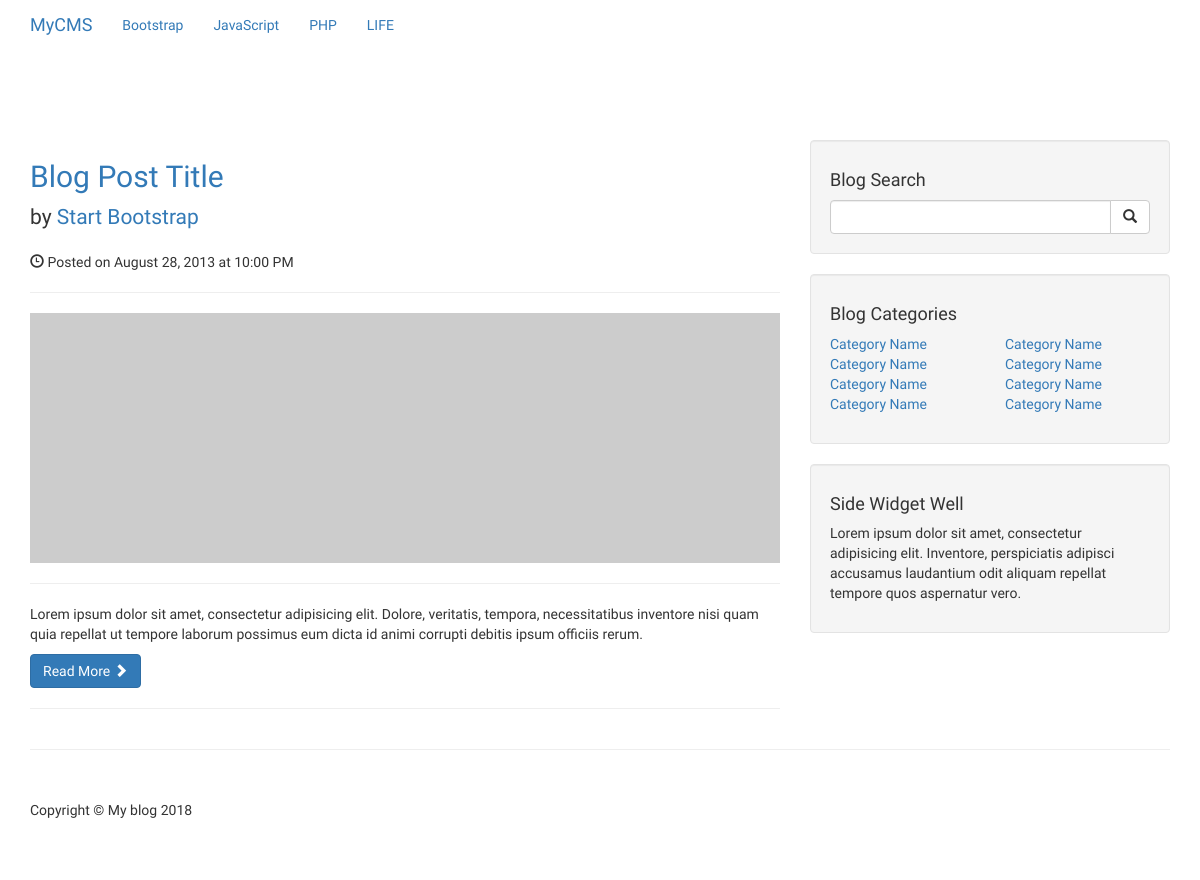
Before: / with the older database file.
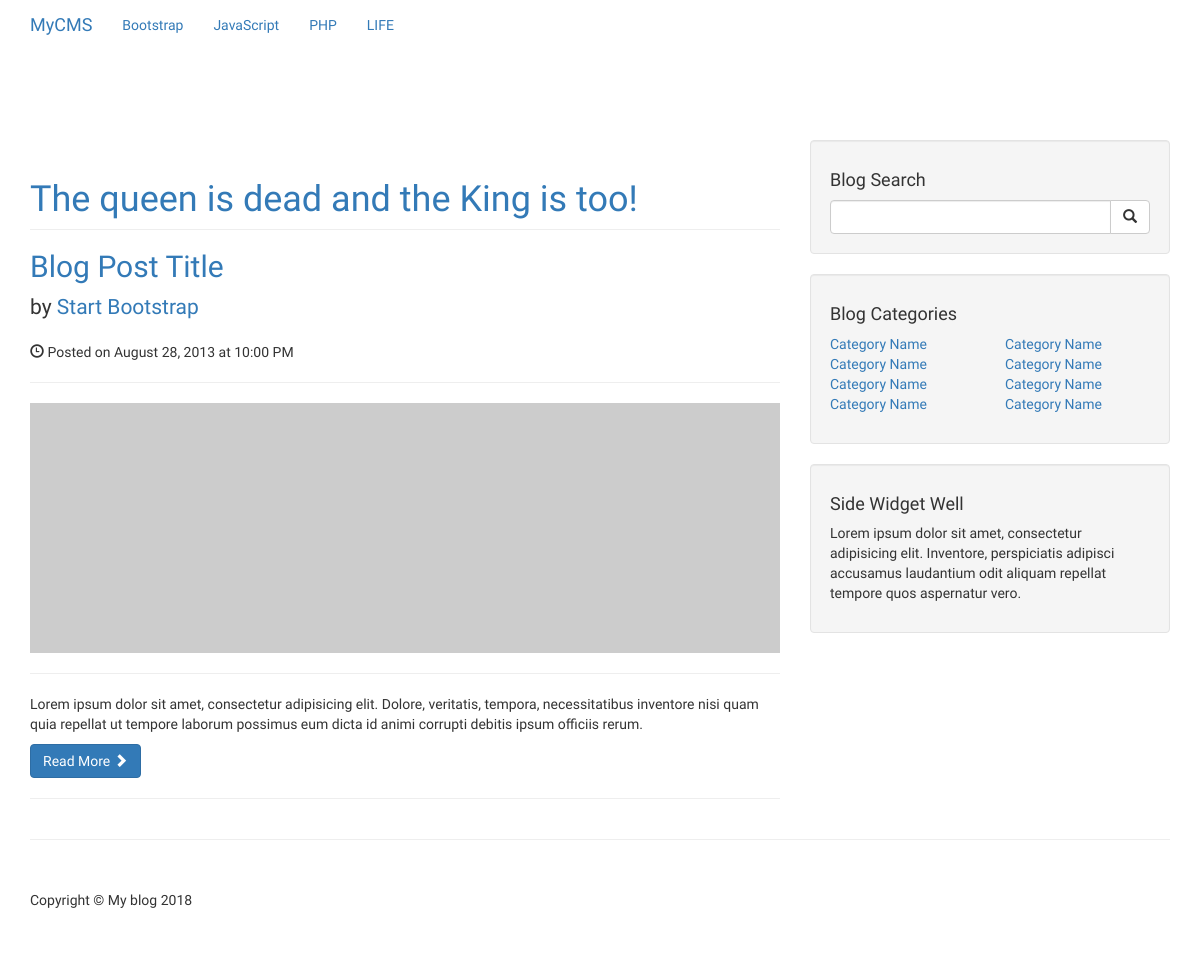
After: the same page with the newer database file.
### tables this page shows
CREATE TABLE `categories` (
  `cat_id` int(3) NOT NULL,
  `cat_title` varchar(255) NOT NULL
);

CREATE TABLE `posts` (
  `post_id` int(3) NOT NULL,
  `post_category_id` int(3) NOT NULL,
  `post_title` varchar(255) NOT NULL,
  `post_author` varchar(255) NOT NULL,
  `post_date` date NOT NULL,
  `post_image` text NOT NULL,
  `post_content` text NOT NULL,
  `post_tags` varchar(255) NOT NULL,
  `post_comment_count` int(12) NOT NULL,
  `post_status` varchar(255) NOT NULL DEFAULT 'draft'
);

### index.php (the view, shortened to what this page needs)
<?php include 'inc/header.php'; ?>
<body>
    <?php include 'inc/nav.php'; ?>
    <div class="container">
        <div class="row">
            <div class="col-md-8">
                <?php include 'inc/db.php';
                $posts = $dbConn->query('SELECT * FROM posts');
                foreach ($posts as $post) {
                    $post_title = $post[ 'post_title' ];
                    echo "<h1 class='page-header'><a href='#'> {$post_title} </a></h1>";
                }
                ?>
                <h2>
                    <a href="#">Blog Post Title</a>
                </h2>
                <p class="lead">
                    by <a href="index.php">Start Bootstrap</a>
                </p>
                <p><span class="glyphicon glyphicon-time"></span> Posted on August 28, 2013 at 10:00 PM</p>
                <hr>
                <img class="img-responsive" src="http://placehold.it/900x300" alt="">
                <hr>
                <p>Lorem ipsum dolor sit amet, consectetur adipisicing elit. Dolore, veritatis, tempora, necessitatibus inventore nisi quam quia repellat ut tempore laborum possimus eum dicta id animi corrupti debitis ipsum officiis rerum.</p>
                <a class="btn btn-primary" href="#">Read More <span class="glyphicon glyphicon-chevron-right"></span></a>
                <hr>
            </div>
            <?php include 'inc/sidebar.php';
            include 'inc/footer.php';
            ?>

### inc/header.php (shortened to what this page needs)
<!DOCTYPE html>
<html lang="en">
<head>
    <link href="css/bootstrap.min.css" rel="stylesheet">
    <link href="css/blog-home.css" rel="stylesheet">
</head>

### inc/nav.php (shortened to what this page needs)
<nav class="navbar navbar-light navbar-fixed-top" role="navigation">
        <div class="container">
            <div class="navbar-header">
                <a class="navbar-brand" href="#">MyCMS</a>
            </div>
            <div class="collapse navbar-collapse" id="bs-example-navbar-collapse-1">
                <ul class="nav navbar-nav bg-light">
                    <?php
                    include 'db.php';
                    $result = $dbConn->query('SELECT * FROM categories');
                    $categories = $result->fetchAll(PDO::FETCH_ASSOC);
                    foreach ($categories as $category) {
                        $cat_title = $category[ 'cat_title' ];
                        echo "<li class='text-light'><a href='#'> {$cat_title} </a></li>";
                    }
                    ?>
                </ul>
            </div>
        </div>
    </nav>

### inc/sidebar.php
<div class="col-md-4">
    <div class="well">
        <h4>Blog Search</h4>
        <div class="input-group">
            <input type="text" class="form-control">
                        <span class="input-group-btn">
                            <button class="btn btn-default" type="button">
                                <span class="glyphicon glyphicon-search"></span>
                            </button>
                        </span>
        </div>
    </div>
    <div class="well">
        <h4>Blog Categories</h4>
        <div class="row">
            <div class="col-lg-6">
                <ul class="list-unstyled">
                    <li><a href="#">Category Name</a>
                    </li>
                    <li><a href="#">Category Name</a>
                    </li>
                    <li><a href="#">Category Name</a>
                    </li>
                    <li><a href="#">Category Name</a>
                    </li>
                </ul>
            </div>
            <div class="col-lg-6">
                <ul class="list-unstyled">
                    <li><a href="#">Category Name</a>
                    </li>
                    <li><a href="#">Category Name</a>
                    </li>
                    <li><a href="#">Category Name</a>
                    </li>
                    <li><a href="#">Category Name</a>
                    </li>
                </ul>
            </div>
        </div>
    </div>
    <div class="well">
        <h4>Side Widget Well</h4>
        <p>Lorem ipsum dolor sit amet, consectetur adipisicing elit. Inventore, perspiciatis adipisci accusamus laudantium odit aliquam repellat tempore quos aspernatur vero.</p>
    </div>
</div>
</div>
<hr>

### inc/footer.php (shortened to what this page needs)
        <footer>
            <div class="row">
                <div class="col-lg-12">
                    <p>Copyright &copy; My blog <?php echo date('Y'); ?> </p>
                </div>
            </div>
        </footer>
</div>
</body>
</html>

### css/blog-home.css (style rules this page uses)
body, html { font-family: 'Titillium Web', sans-serif; font-weight: light; padding-top: 70px; }
footer { margin: 50px 0; }

Changed rows visible on the page:
added posts: post_title "The queen is dead and the King is too!"
